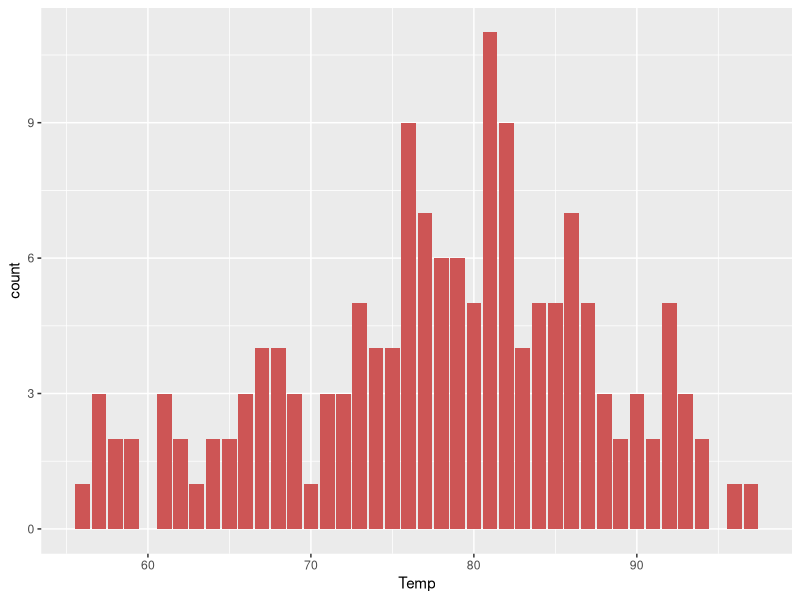
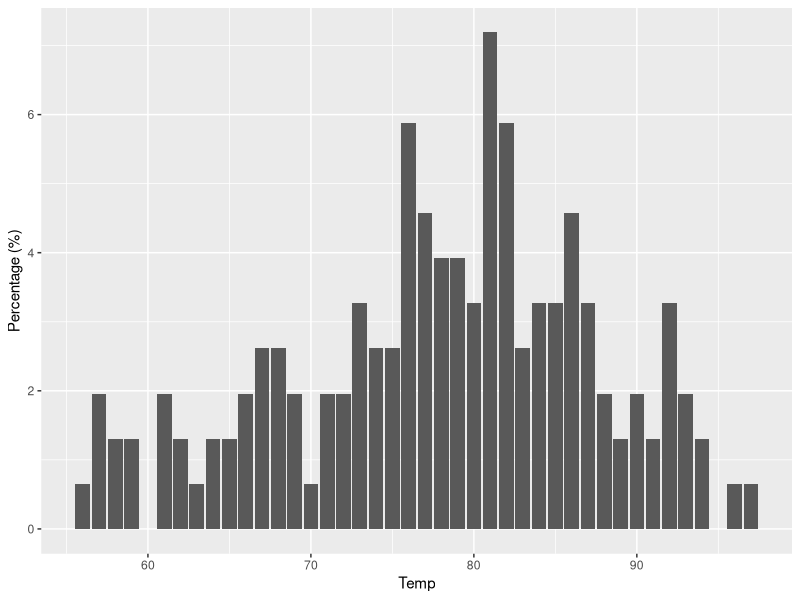
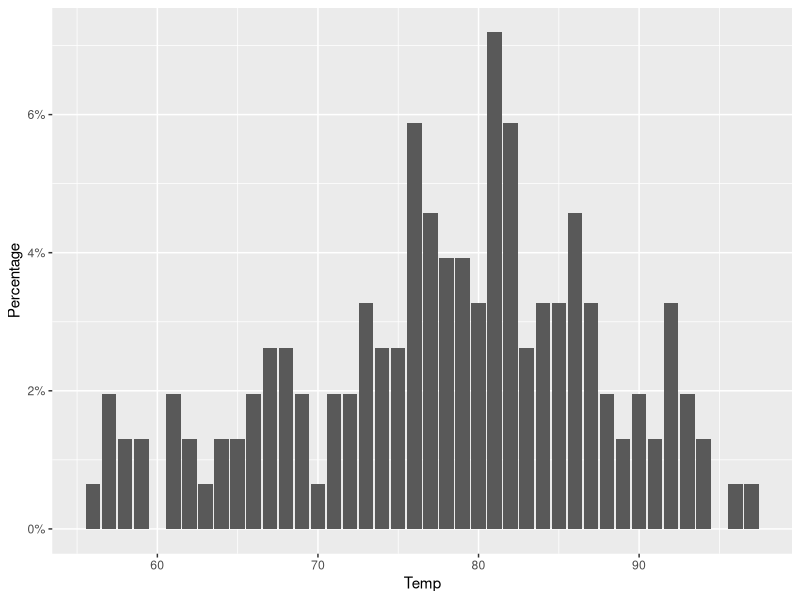
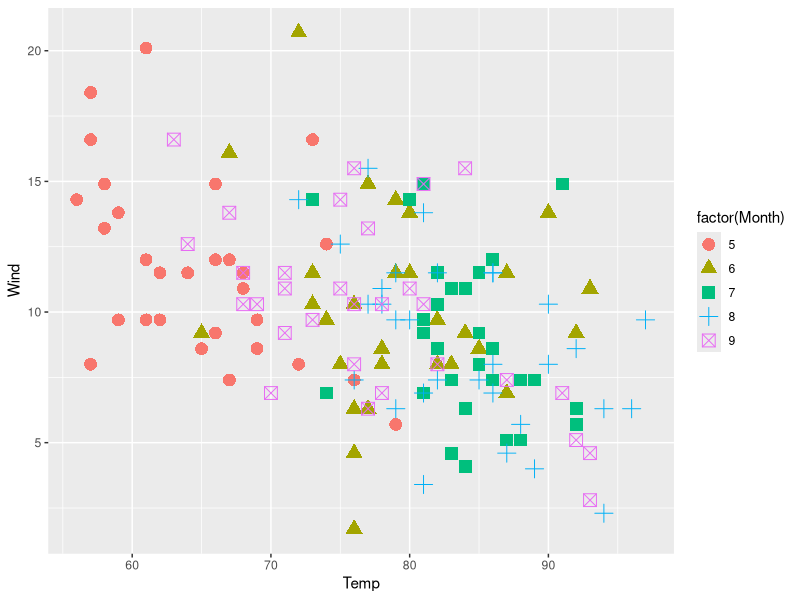
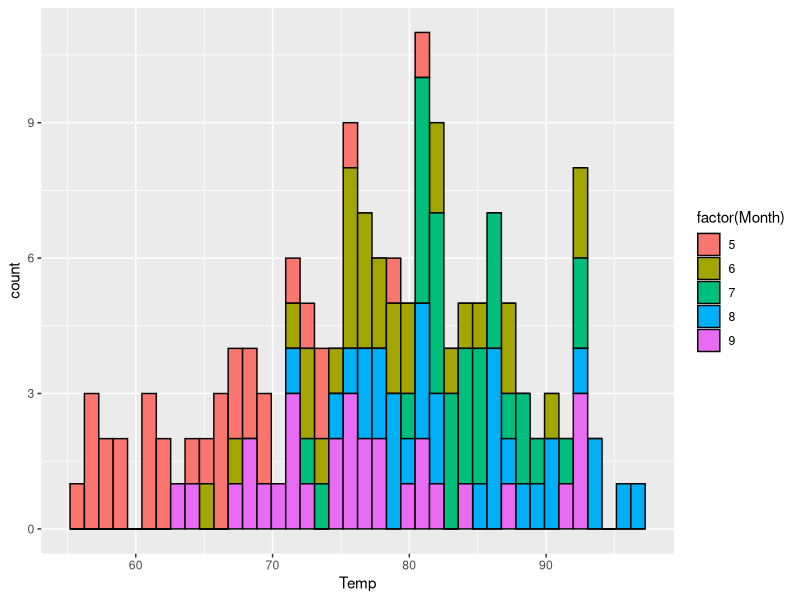
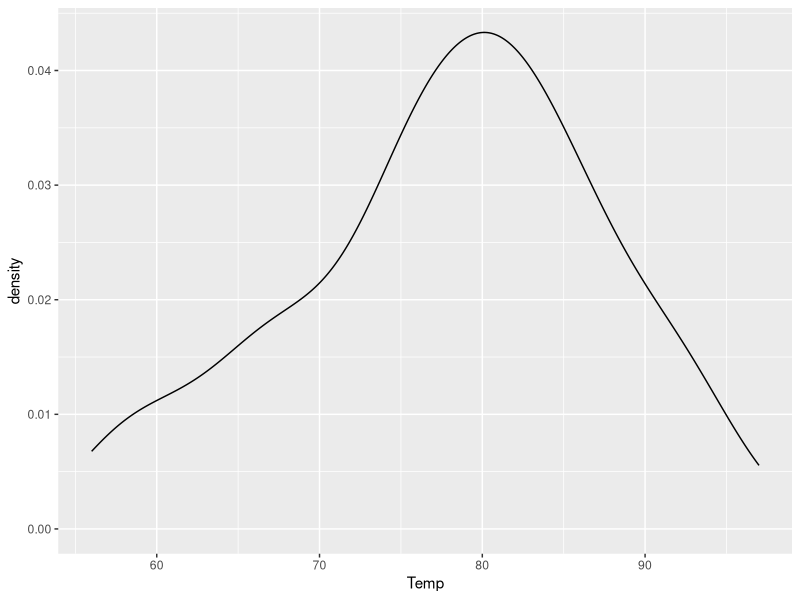
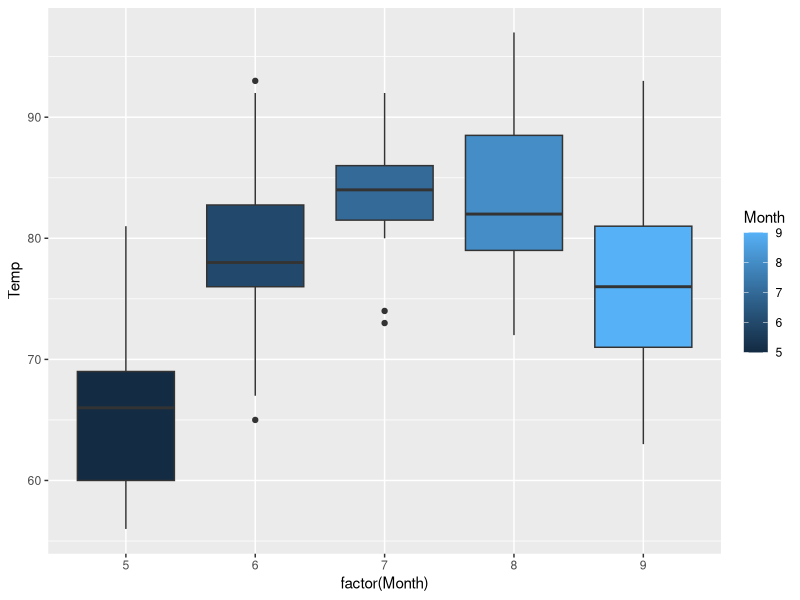
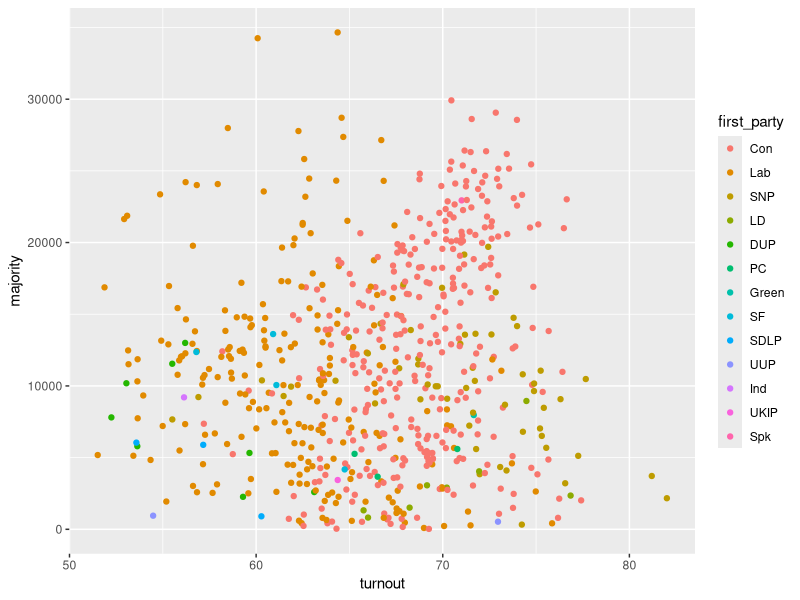

Recreate these plots in R, in order. (Note: this script raises an error after producing the figures.)
# #### Data Visualisation in R ####
# #### Class 2: Visualising Real Data ####

library(tidyverse)

# ==== Last Week ====
# Percentages
browseURL("https://sebastiansauer.github.io/percentage_plot_ggplot2_V2/") # Offers multiple ways to add percentages to a plot

# We can look at some of them using default data
data(airquality)
ggplot(airquality, aes(Temp)) + geom_bar(fill = 'indianred3')

ggplot(airquality, aes(x = Temp)) + geom_bar(aes(y = ((..count..)/sum(..count..))*100)) + labs(y = "Percentage (%)")

# We can also add the units directly to the scale
library(scales)
ggplot(airquality, aes(x = Temp)) + geom_bar(aes(y = (..count..)/sum(..count..))) + labs(y = "Percentage") + scale_y_continuous(labels = scales::percent) # Note '::' allows you to set the specific package with the function you want to use (multiple packages have a function called 'percent')

# Types of graph
browseURL("http://r-statistics.co/Top50-Ggplot2-Visualizations-MasterList-R-Code.html")

# Scatter plot
ggplot(airquality, aes(Temp, Wind, shape = factor(Month))) + geom_point(aes(colour = factor(Month)), size = 4) # This plot is very commonly used and particularly useful for identifying correlations. 

# Histogram
ggplot(airquality, aes(Temp)) + geom_histogram(aes(fill = factor(Month)), colour = 'gray2', bins = 40) # Histograms are particularly useful for plotting distributions and detecting whether or not the plot is normally distributed. With sensible use of fill, different attributes can also be easily compared

# Density Plot
ggplot(airquality, aes(x=Temp)) + geom_density() # This is similar to a histogram, in that it can show peaks and troughs in the distribution, but with a density plot, the precise shape of each factors (in this case first_party) distribution can be more easily visualised

# Boxplots

ggplot(airquality, aes(x=factor(Month), y=Temp, fill=Month)) + geom_boxplot() # This plot allows for distributions, means, range and outliers to be very easily identified. The mean is the horizontal line across each box and the top section of each box the 75%ile, with the bottom section 25%ile. The colour or shape of outliers can be altered with outlier. Or even removed eg.

# ==== Importing Data ====
Elec <- read_csv("Data/Election_Results.csv") # Make sure you are in the appropriate working directory!
Elec$first_party <- as_factor(Elec$first_party)
Elec$first_party <- factor(Elec$first_party, levels= c('Con', 'Lab', 'SNP', 'LD', 'DUP', 'PC', 'Green', 'SF', 'SDLP', 'UUP', 'Ind', 'UKIP', 'Spk')) # This tidies the data so the first party column is in thec correct order

ggplot(Elec, aes(x=turnout, y=majority, colour=first_party)) + geom_point()

# ==== Correlations ====
library(corrplot)

Corr <- cor(Elec[sapply(Elec, is.numeric)]) # This creates a variable with the correlation of each numeric column in the Elect dataframe. Note that only numeric type objects can be correlated like this
corrplot(Corr) # Correlation plot

# Can you see any intersting correlations? can you explain any of them?

corrplot(Corr, method = 'number') # Various different methods can be used to track correlations
corrplot(Corr, method = 'color', order = 'alphabet') # The order can also be adjusted
corrplot(Corr, order = 'AOE')
corrplot(Corr, order = 'FPC')

# These orders are based on different mathematical/statistical concepts see-
browseURL('https://cran.r-project.org/web/packages/corrplot/vignettes/corrplot-intro.html#reorder-a-correlation-matrix')


corrplot(Corr, type = 'lower') # There are three main 'types' of correlation visualisations
corrplot(Corr, order =  'AOE', type = 'lower')
corrplot(Corr, order =  'AOE', type = 'upper')

corrplot.mixed(Corr, lower = 'color', upper = 'circle') # These can be combined and adjusted individually

# ==== A Short Note on Visualisation Pitfalls ====

# The main pitfall you will come across is using an unsuitable type of visualisation. The temptation after learning new visulaisation methods might be to try and make them fit with your data/research, but this is the wrong way round. If you have a specific research question, go looking for an approiate visualisation method rather than the other way round

# Additionally, focussing too much on nice visualisations can oversimplify the output and result in misleading data (even if it is nicely coloured)

browseURL("https://clauswilke.com/dataviz/introduction.html")

# As with any coding, being in the wrong directory is a very common but easily fixed problem
browseURL("https://www.sciencedirect.com/topics/mathematics/working-directory")

# ==== Research Questions ====

# Visualisations should be used to tackle research questions, and to present the data in an easily digestible format. See if you can answer some of these questions using what we have learned about visualisation, and see if you can replicate some of the example graphs.

# Which constituency had the highest turnout?

# Graph 1
party_col <- c("#0087DC", "#E4003B", "#FDF38E", "#FAA61A", "#D46A4C", "#005B54", "#528D6B", "#326760", "#2AA82C", "#48A5EE", "#DDDDDD", "#70147A", "white") # These colours should help

# Compare turnout between countries

# Is there a relationship between turnout and the number of conservative voters?

# What About Labour voters?

# Does the correlation between turnout and conservative/labour voters differ between country?

# Graph 2
+ facet_wrap(~ country_name) # Refamiliarise yourself with facet wrap if needed

# Compare turnout, majority and electorate in one visualisation


